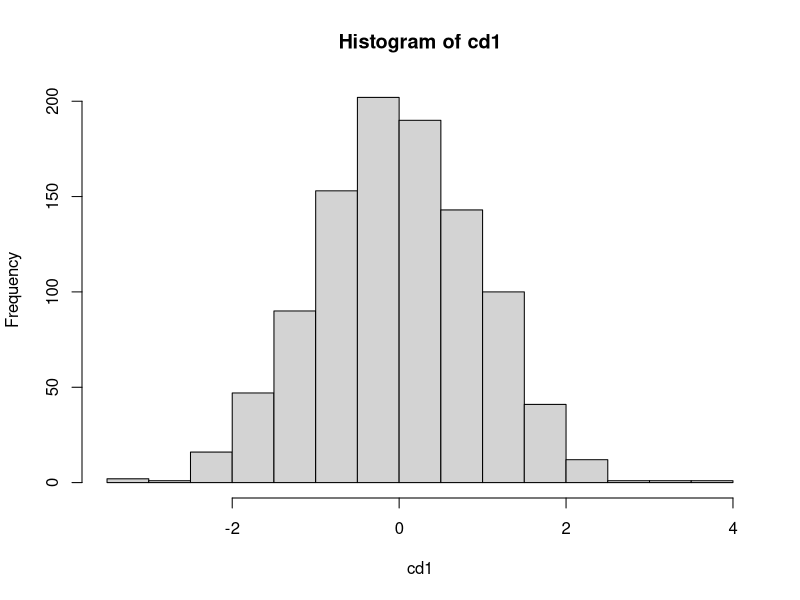
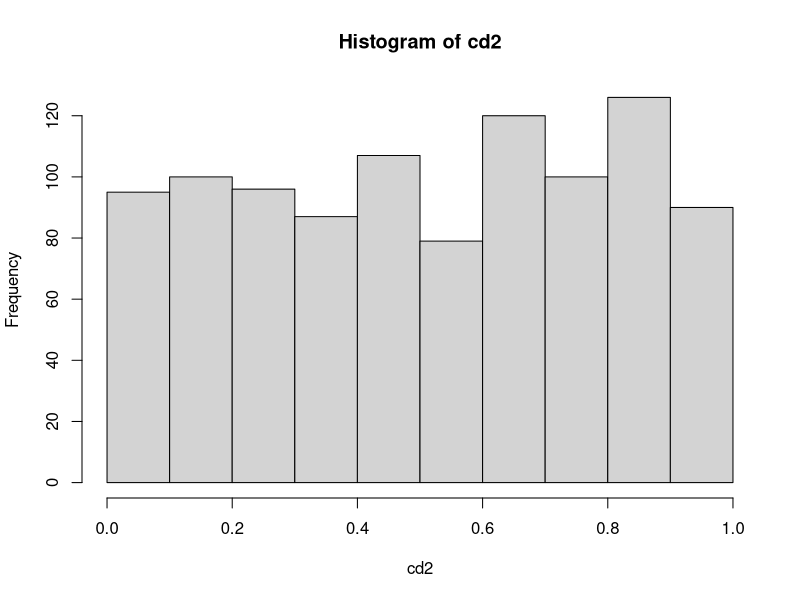
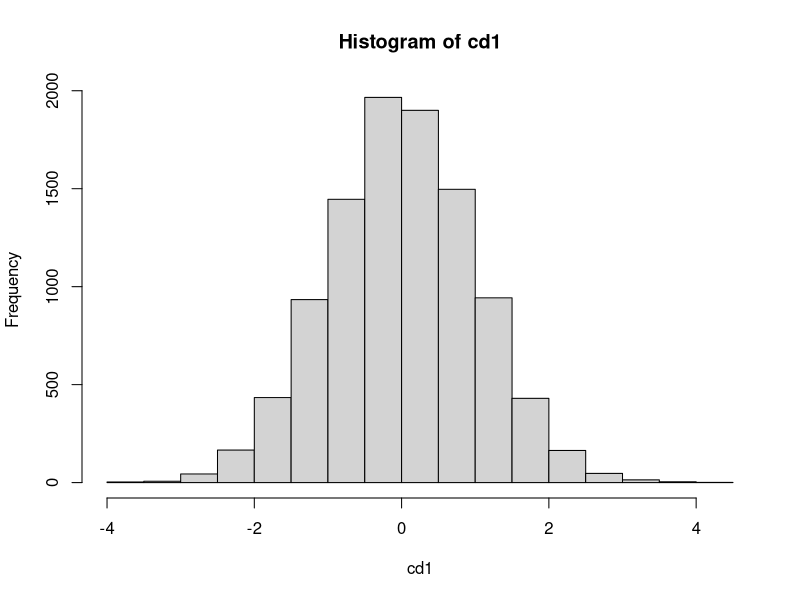
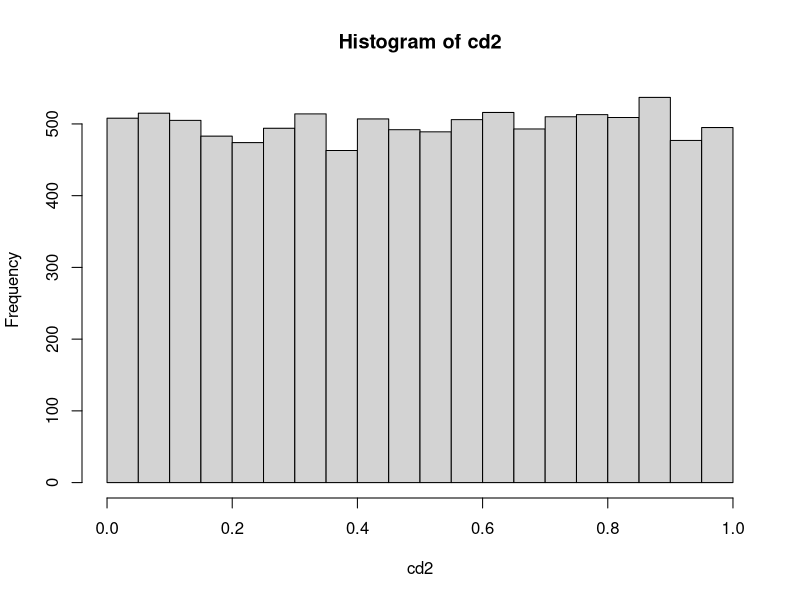

Recreate these plots in R, in order.
# shapiro-wilk
set.seed(45673)
cd1 <- rnorm(1000)
hist(cd1)
shapiro.test(cd1)

set.seed(45673)
cd2 <- runif(1000)
hist(cd2)
shapiro.test(cd2)


# kolmogorov-smirnov
set.seed(45673)
cd1 <- rnorm(10000)
hist(cd1)
z1 <- (cd1 - mean(cd1)) / sd(cd1)
ks.test(z1, "pnorm")

set.seed(45673)
cd2 <- runif(10000)
hist(cd2)
z2 <- (cd2 - mean(cd2)) / sd(cd2)
ks.test(z2, "pnorm")
